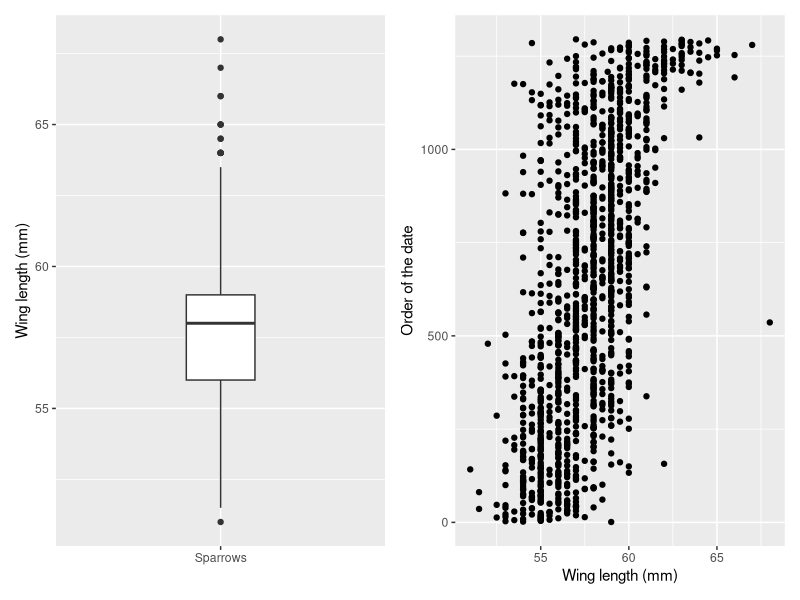
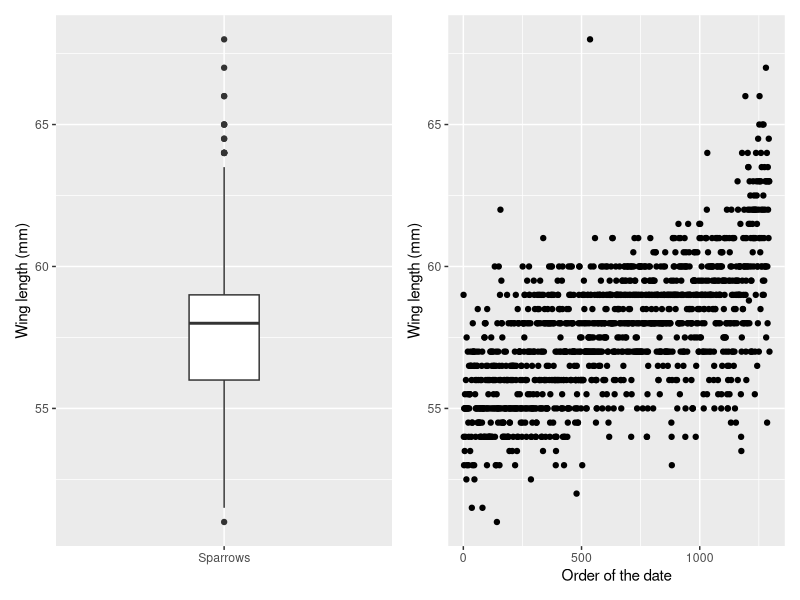
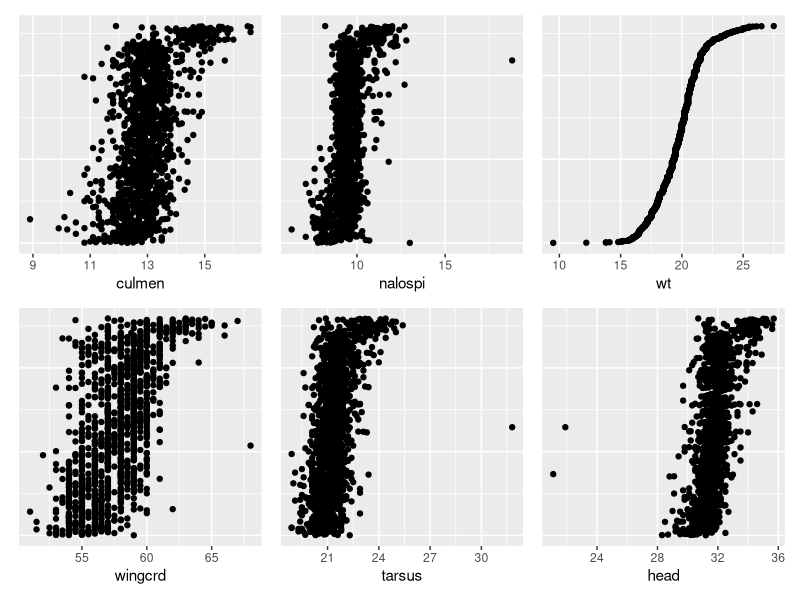
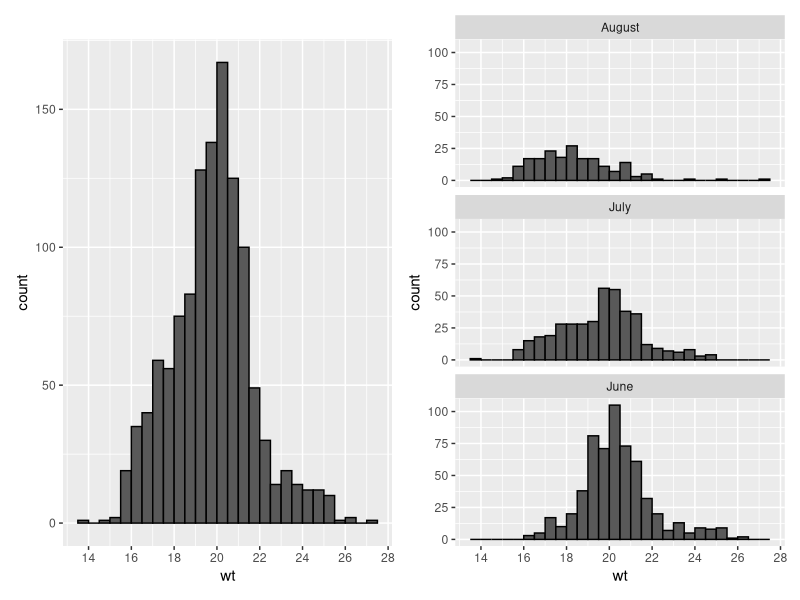
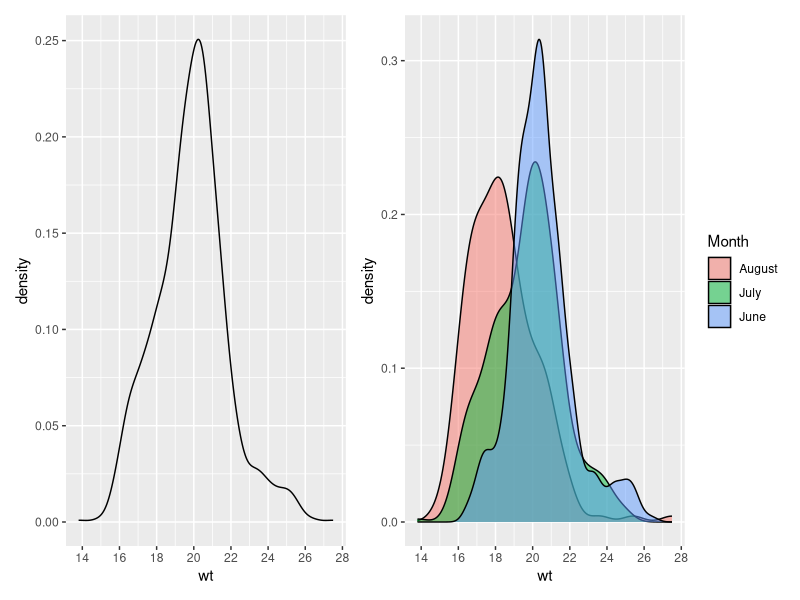
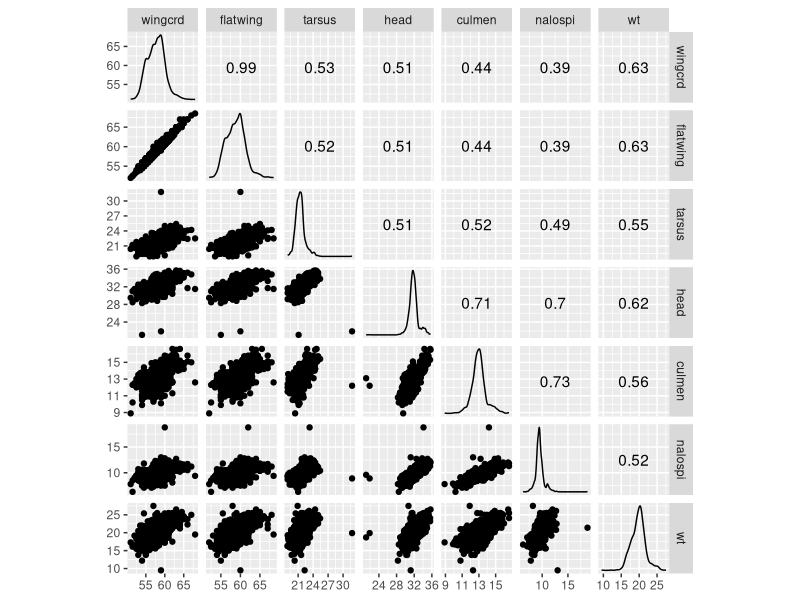
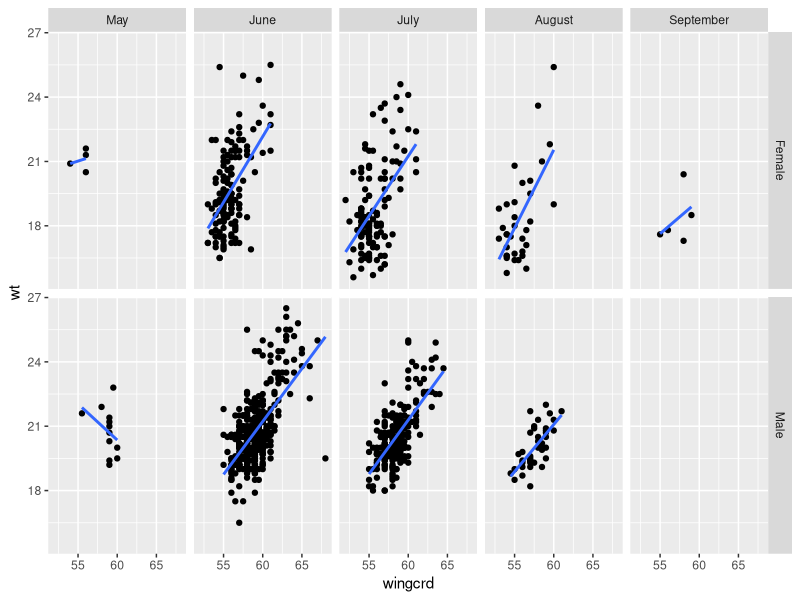

Reproduce these figures in R, in order.
## ---- chunk 1
library(tidyverse)
## ---- chunk 2
library(here)
## ---- chunk 3
library(GGally)
## ---- chunk 4
library(patchwork)
## ---- chunk 5
sparrows_raw <- read_tsv(here("data", "sparrows.txt"))

## ---- chunk 6
sparrows_raw
## ---- chunk 7
sparrows <- sparrows_raw %>% 
  mutate(box_group = "Sparrows",
         row_order = 1:nrow(.))

## ---- chunk 8
view(sparrows)
## ---- chunk 9
plot_box<- sparrows %>% 
  ggplot(aes(x = box_group, y = wingcrd)) +
  geom_boxplot(width = 0.25) +
  labs(x = NULL, y = "Wing length (mm)")

## ---- chunk 10
plot_cleveland <- sparrows %>%
  ggplot(aes(x= wingcrd,y=row_order))+
  geom_point()+
  labs(x="Wing length (mm)", y="Order of the date")

## ---- chunk 11
plot_box+plot_cleveland
## ---- chunk 12
plot_box+plot_cleveland+coord_flip()
## ---- chunk 13
p_culmen <- sparrows %>% 
  ggplot(aes(y = row_order)) +
  geom_point(aes(x = culmen)) +
  theme(axis.title.y=element_blank(),
        axis.text.y=element_blank(),
        axis.ticks.y=element_blank())


## ---- chunk 14
p_nalospi <- sparrows %>% 
  ggplot(aes(y = row_order)) +
  geom_point(aes(x = nalospi)) +
  theme(axis.title.y=element_blank(),
        axis.text.y=element_blank(),
        axis.ticks.y=element_blank())


## ---- chunk 15
p_wt <- sparrows %>% 
  ggplot(aes(y = row_order)) +
  geom_point(aes(x = wt)) +
  theme(axis.title.y=element_blank(),
        axis.text.y=element_blank(),
        axis.ticks.y=element_blank())


## ---- chunk 16
p_wingcrd <- sparrows %>% 
  ggplot(aes(y = row_order)) +
  geom_point(aes(x = wingcrd)) +
  theme(axis.title.y=element_blank(),
        axis.text.y=element_blank(),
        axis.ticks.y=element_blank())

## ---- chunk 17
p_tarsus <- sparrows %>% 
  ggplot(aes(y = row_order)) +
  geom_point(aes(x = tarsus)) +
  theme(axis.title.y=element_blank(),
        axis.text.y=element_blank(),
        axis.ticks.y=element_blank())


## ---- chunk 18
p_head <- sparrows %>% 
  ggplot(aes(y = row_order)) +
  geom_point(aes(x = head)) +
  theme(axis.title.y=element_blank(),
        axis.text.y=element_blank(),
        axis.ticks.y=element_blank())

## ---- chunk 19
p_culmen+p_nalospi+p_wt+p_wingcrd+p_tarsus+p_head
## ---- chunk 20
h1 <- sparrows %>%
  filter(Month %in% 6:8) %>% 
  ggplot() +
  geom_histogram(aes(x = wt),
                 binwidth = 0.5,
                 boundary = 0,
                 closed = "right",
                 color = "black") +
  scale_x_continuous(breaks = seq(14, 28, by = 2))
## ---- chunk 21
h2 <- sparrows %>%
  filter(Month %in% 6:8) %>% 
  mutate(Month = case_when(
    Month == 6 ~ "June",
    Month == 7 ~ "July",
    Month == 8 ~ "August")) %>% 
  ggplot() +
  geom_histogram(aes(x = wt),
                 binwidth = 0.5,
                 boundary = 0,
                 color = "black") +
  scale_x_continuous(breaks = seq(14, 28, by = 2)) +
  facet_wrap(~ Month, ncol = 1)
## ---- chunk 22
h1+h2
## ---- chunk 23
dens1 <- sparrows %>%
  filter(Month %in% 6:8) %>% 
  ggplot() +
  geom_density(aes(x = wt))+
  scale_x_continuous(breaks = seq(14,  28, by = 2))

## ---- chunk 24
dens2 <- sparrows %>%
  filter(Month %in% 6:8) %>% 
  mutate(Month = case_when(
    Month == 6 ~ "June",
    Month == 7 ~ "July",
    Month == 8 ~ "August")) %>% 
  ggplot() +
  geom_density(aes(x = wt, fill=Month), alpha=0.50) +
  scale_x_continuous(breaks = seq(14, 28, by = 2))

## ---- chunk 25
dens1+dens2
## ---- chunk 26
sparrows %>% ggscatmat(columns = 1:7)
## ---- chunk 27
month_order = c("May", "June", "July", "August", "September")
sparrows %>% 
  filter(Month %in% 5:9,
         Sex != 0) %>% 
  mutate(Month = case_when(
    Month == 5 ~ "May",
    Month == 6 ~ "June",
    Month == 7 ~ "July",
    Month == 8 ~ "August",
    Month == 9 ~ "September"),
    Month = factor(Month, levels = month_order, ordered = TRUE),
    Sex = ifelse(Sex == 4, "Male", "Female")) %>% 
  ggplot(aes(x = wingcrd,
             y = wt)) +
  geom_point() +
  geom_smooth(method = "lm", se = FALSE) +
  facet_grid(Sex ~ Month)
